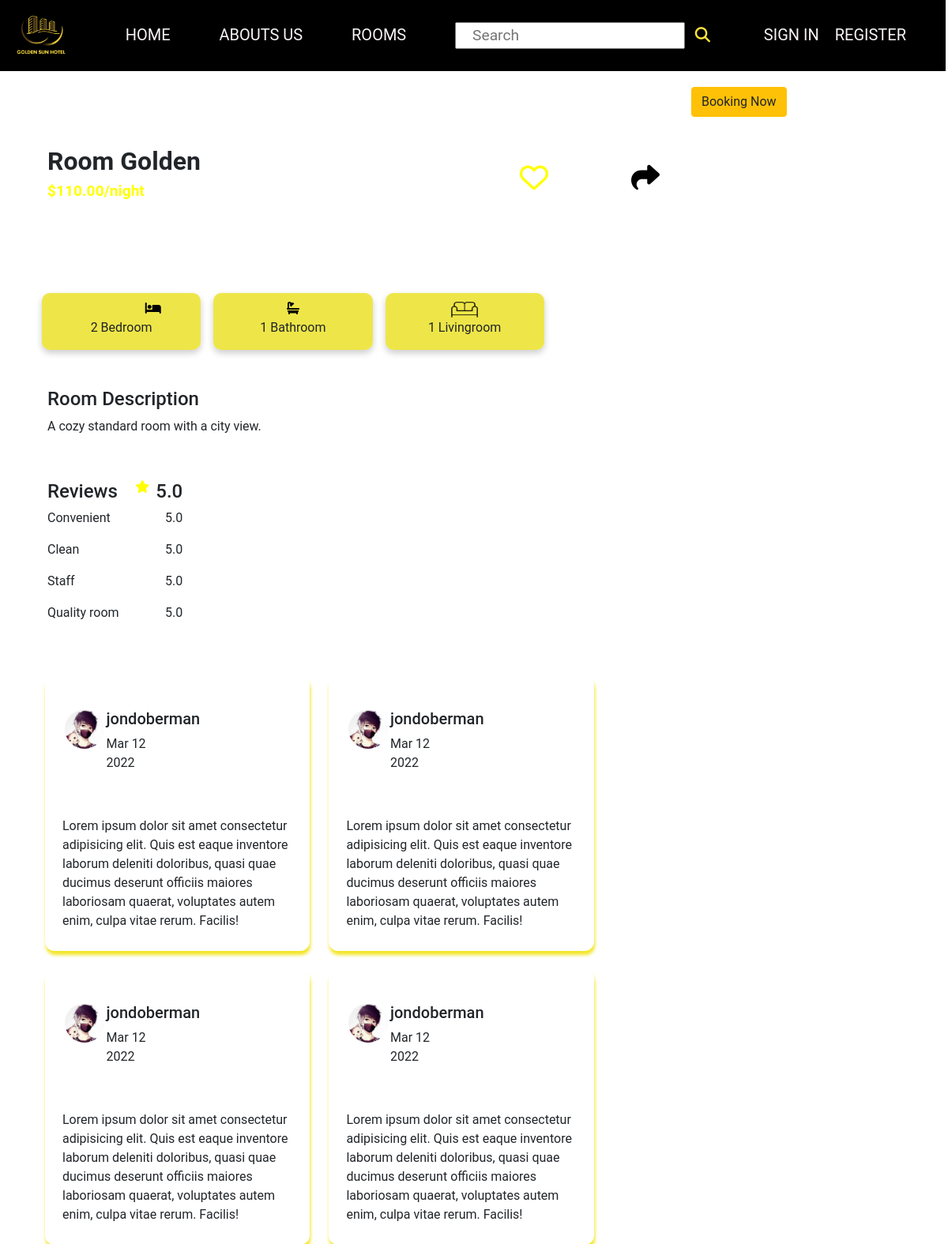
/index.php?controller=rooms&action=detail&id=7, run on the app's committed database.
### tables this page shows
CREATE TABLE `rooms` (
  `id` bigint(20) NOT NULL,
  `name` varchar(50) DEFAULT NULL,
  `bedroom` int(50) DEFAULT NULL,
  `bathroom` int(50) DEFAULT NULL,
  `livingroom` int(50) DEFAULT NULL,
  `type` varchar(50) DEFAULT NULL,
  `price` decimal(10,2) DEFAULT NULL,
  `tax` decimal(10,2) DEFAULT NULL,
  `cleaning_fee` decimal(10,2) DEFAULT NULL,
  `description` text DEFAULT NULL,
  `status` tinyint(1) DEFAULT NULL,
  `updated_at` timestamp NOT NULL DEFAULT current_timestamp() ON UPDATE current_timestamp(),
  `created_at` timestamp NOT NULL DEFAULT current_timestamp()
);

### controllers/web/roomcontroller.php (called while the page is built, shortened)
<?php
include_once 'models/RoomModel.php';
class RoomController
{
    private $roomModel;
    public function __construct()
    {
        $this->roomModel = new RoomModel();
    }
    public function handleRequest()
    {
        $action = isset($_GET['action']) ? $_GET['action'] : 'list';
        switch ($action) {
            case 'detail':
                $this->getDetail($_GET['id']);
                break;
        }
    }
    private function getDetail($id)
    {
        $query = $this->roomModel->getRoomById($id);
        $room = [];
        while($row = $query->fetch_assoc()) {
            if(empty($room)) {
                $room['id'] = $row['id'];
                $room['name'] = $row['name'];
                $room['bedroom'] = $row['bedroom'];
                $room['bathroom'] = $row['bathroom'];
                $room['livingroom'] = $row['livingroom'];
                $room['type'] = $row['type'];
                $room['price'] = $row['price'];
                $room['tax'] = $row['tax'];
                $room['cleaning_fee'] = $row['cleaning_fee'];
                $room['description'] = $row['description'];
                $room['status'] = $row['status'];
            }
            $room['images'][] = $row['image'];
        }
        include 'views/web/rooms/detail.view.php';
    }
}

### routes/web.route.php (called while the page is built, shortened)
<?php
include 'controllers/web/RoomController.php';
$controller = isset($_GET['controller']) ? $_GET['controller'] : 'index';
$routes = [
    'index' => 'HomeController',
    'about' => 'aboutcontroller',
    'detail' => 'detailcontroller',
    'bookings' => 'bookingcontroller',
    'payments' => 'PaymentController',
    'rooms' => 'RoomController',
    'auth' => 'AuthController',
    'users' => 'UserController'
];
if (array_key_exists($controller, $routes)) {
    $admin = new $routes[$controller];
    $admin->handleRequest();
} else {
    http_response_code(404);
    require 'views/errors/404.php';
    die();
}

### index.php (called while the page is built, shortened)
<?php
require 'routes/web.route.php';

### config/database.php (called while the page is built, shortened)
<?php
class ConnectDB {
    private $server = 'localhost';
    private $username = 'root';
    private $password = '';
    private $database = 'hotel_management';
    protected function connect() {
        $connect = mysqli_connect($this->server,
            $this->username,
            $this->password,
            $this->database);
        mysqli_set_charset($connect,"utf8");
        return $connect;
    }
}
?>

### models/RoomModel.php (called while the page is built, shortened)
<?php
include_once 'config/database.php';
class RoomModel extends ConnectDB
{
    function getRoomById($id)
    {
        $sql = "SELECT rooms.id, rooms.name, rooms.bedroom, rooms.bathroom, rooms.livingroom,
        rooms.type, rooms.price, rooms.tax, rooms.cleaning_fee,
        rooms.description, rooms.status, rooms.updated_at, rooms.created_at,
        room_images.image
        FROM rooms
        LEFT JOIN room_images ON rooms.id = room_images.room_id
        WHERE rooms.id = $id";
        return mysqli_query($this->connect(), $sql);
    }
}
?>

### views/web/rooms/detail.view.php (the view, shortened to what this page needs)
<?php include "./views/web/partials/header.view.php" ?>
<div class="container">
    <form action="" method="">
        <div class="row details_room">
            <div class="row content">
                <div class="col-lg-9 col-12">
                    <div class="row content-text">
                        <div class="col-lg-4 col-6 content__text">
                            <p id="name_room_detail"><?php echo $room['name']; ?></p>
                            <p id="price_room_detail" style="color: yellow;">$<?php echo $room['price']; ?>/night</p>
                        </div>
                        <div class="col-lg-4 col-6 context__icon">
                            <a href="đường_dẫn_của_bạn">
                                <i id="icon_heart_detail" class="fa-regular fa-heart " style="color: yellow;"></i>
                            </a>
                            <i id="icon_share_detail" class="fa-solid fa-share" onclick="shareViaEmail()"></i>
                        </div>
                    </div>
                    <div class="row content-icon">
                        <div class="col-lg-3 my-2 mx-2 pt-2 icon__room" style="background-color:#ebe124d4;">
                            <i class="fa-solid fa-bed"></i>
                            <p id="type1"><?php echo $room['bedroom']; ?> Bedroom</p>
                        </div>
                        <div class="col-lg-3 my-2 mx-2 pt-2 icon__room" style="background-color: #ebe124d4;">
                            <i class="fa fa-bath" aria-hidden="true"></i>
                            <p id="type2"><?php echo $room['bathroom']; ?> Bathroom</p>
                        </div>
                        <div class="col-lg-3 my-2 mx-2 pt-2 icon__room" style="background-color:#ebe124d4;">
                            <img src="assets/web/images/icon sofa.png" alt="" style="width: 34px;height: 20px;">
                            <p id="type3"><?php echo $room['livingroom']; ?> Livingroom</p>
                        </div>
                    </div>
                    <div class="row content-description">
                        <div class="col-lg-9">
                            <h4>Room Description</h4>
                            <p><?php echo $room['description']; ?></p>
                        </div>
                    </div>
                    <div class="row content-review">
                        <div class="col-lg-2 col-6 ">
                            <h4>Reviews</h4>
                            <p>Convenient</p>
                            <p>Clean</p>
                            <p>Staff</p>
                            <p>Quality room</p>
                        </div>
                        <div class="col-lg-1 col-6 text-end">
                            <div class="d-flex justify-content-end">
                                <i class="fa-solid fa-star  pe-2 " style="color:yellow;"></i>
                                <h4>5.0</h4>
                            </div>
                            <p id="convenient">5.0</p>
                            <p id="clean">5.0</p>
                            <p id="staff">5.0</p>
                            <p id="quality">5.0</p>
                        </div>
                    </div>
                    <div class="row content_comment-detail">
                        <div class="col-lg-5 comment-cus">
                            <div class="row">
                                <div class="col-lg-2 col-3 ">
                                    <img id="avata1" class="avata__review" src="assets/web/images/avata.jpg" alt="avata">
                                </div>
                                <div class="col-lg-4 col-6">
                                    <h5>jondoberman</h5>
                                    <p>Mar 12 2022</p>
                                </div>
                            </div>
                            <div class="row ">
                                <p>Lorem ipsum dolor sit amet consectetur adipisicing elit. Quis est eaque inventore laborum deleniti doloribus, quasi quae ducimus deserunt officiis maiores laboriosam quaerat, voluptates autem enim, culpa vitae rerum. Facilis!</p>
                            </div>
                        </div>
                        <div class="col-lg-5 comment-cus">
                            <div class="row">
                                <div class="col-lg-2 col-3">
                                    <img id="avata1" class="avata__review" src="assets/web/images/avata.jpg" alt="">
                                </div>
                                <div class="col-lg-4 col-6">
                                    <h5>jondoberman</h5>
                                    <p>Mar 12 2022</p>
                                </div>
                            </div>
                            <div class="row ">
                                <p>Lorem ipsum dolor sit amet consectetur adipisicing elit. Quis est eaque inventore laborum deleniti doloribus, quasi quae ducimus deserunt officiis maiores laboriosam quaerat, voluptates autem enim, culpa vitae rerum. Facilis!</p>
                            </div>
                        </div>
                        <div class="col-lg-5 comment-cus">
                            <div class="row">
                                <div class="col-lg-2 col-3">
                                    <img id="avata1" class="avata__review" src="assets/web/images/avata.jpg" alt="">
                                </div>
                                <div class="col-lg-4 col-6">
                                    <h5>jondoberman</h5>
                                    <p>Mar 12 2022</p>
                                </div>
                            </div>
                            <div class="row">
                                <p>Lorem ipsum dolor sit amet consectetur adipisicing elit. Quis est eaque inventore laborum deleniti doloribus, quasi quae ducimus deserunt officiis maiores laboriosam quaerat, voluptates autem enim, culpa vitae rerum. Facilis!</p>
                            </div>
                        </div>
                        <div class="col-lg-5 comment-cus">
                            <div class="row">
                                <div class="col-lg-2 col-3 ">
                                    <img id="avata1" class="avata__review" src="assets/web/images/avata.jpg" alt="avata">
                                </div>
                                <div class="col-lg-4 col-6">
                                    <h5>jondoberman</h5>
                                    <p>Mar 12 2022</p>
                                </div>
                            </div>
                            <div class="row ">
                                <p>Lorem ipsum dolor sit amet consectetur adipisicing elit. Quis est eaque inventore laborum deleniti doloribus, quasi quae ducimus deserunt officiis maiores laboriosam quaerat, voluptates autem enim, culpa vitae rerum. Facilis!</p>
                            </div>
                        </div>
                    </div>
                </div>
                <div class="col-lg-3 col-12">
                    <a href="index.php?controller=bookings&action=booking&roomId=<?php echo $room['id']; ?>" class="btn btn-warning">Booking Now</a>
                </div>
            </div>
        </div>
    </form>
</div>
<?php include "./views/web/partials/header.view.php" ?>

### assets/web/css/header.footer.css.php (style rules this page uses)
body { margin: 0; padding: 0; font-family: 'Roboto', sans-serif; }
.fa { color: #ffe53f; }
a { color: #f9f5f7; font-family: 'Roboto', sans-serif; font-size: 20px; font-style: normal; font-weight: 400; line-height: normal; text-decoration: none; }

### assets/web/css/home.css.php (style rules this page uses)
.container { display: flex; }
.row { padding: 10px; margin-top: 20px; }
.fa-solid { margin-left: 80px; color: black; }

### assets/web/css/detail.css.php (style rules this page uses)
.container { margin-top: 50px; }
.content-text { margin-top: 10px; justify-content: space-between; align-items: center; }
.context__icon { text-align: end; align-items: center; font-size: 36px; }
#icon_share_detail { cursor: pointer; font-size: 36px !important; }
#icon_heart_detail { cursor: pointer; padding-right: 20px; font-size: 36px; }
#name_room_detail { font-family: 'Roboto'; font-weight: bold; font-size: 32px; margin-bottom: 0; }
#price_room_detail { font-family: 'Roboto'; font-weight: bold; color: #ffe629; font-size: larger; }
.content-icon { text-align: center; }
.icon__room { box-shadow: 0 4px 8px 0 rgba(0, 0, 0, 0.2); border-radius: 10px; background-color: #FFE2E9; }
.icon__room i { color: black !important; }
.content-description { margin-top: 20px; }
.content-review { margin-top: 20px; }
.avata__review { width: 50px; height: 50px; border-radius: 999px; }
.content_comment-detail { margin-top: 20px; }
.comment-cus { border-radius: 12px; margin: 12px; padding-top: 12px; box-shadow: 1px 5px 4px rgb(243, 229, 35); }

### assets/web/css/booking.css.php (style rules this page uses)
.content__text { margin: 0; margin-top: 50px; margin-bottom: 50px; }

### assets/web/css/payment.css.php (style rules this page uses)
.content__text { margin: 0; margin-top: 50px; margin-bottom: 50px; }

### data on the page
rooms: name "Room Golden", price "110.00", bedroom "2", bathroom "1", livingroom "1", description "A cozy standard room with a city view."
